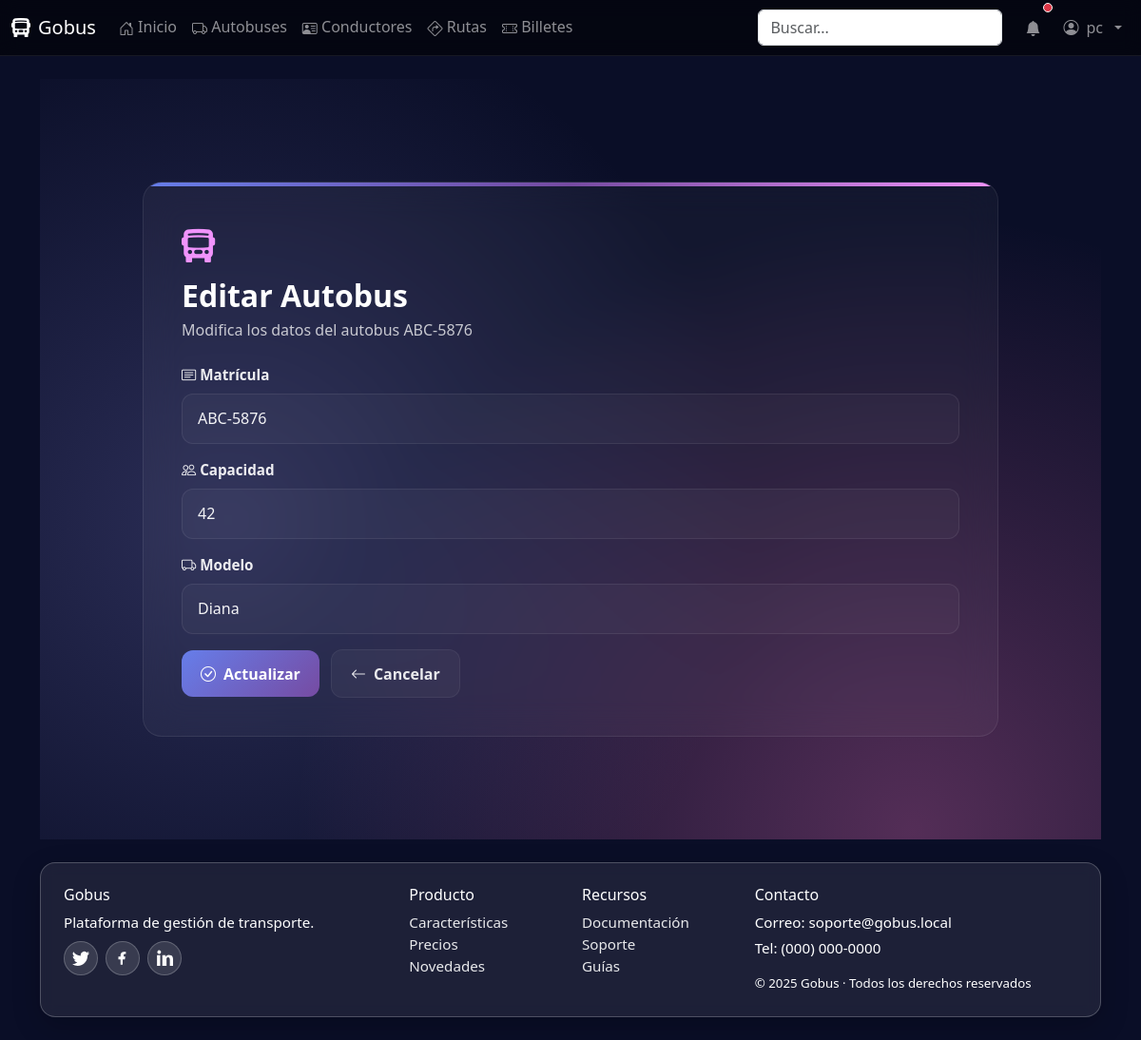
Page /autobuses/1/editar/ (signed in) on the committed database.
### core/models.py (models this page shows, shortened)
class Autobus(models.Model):
    matricula = models.CharField(max_length=20, unique=True)
    capacidad = models.PositiveIntegerField()
    modelo = models.CharField(max_length=100)

### core/views.py (the view)
# urls.py: path('autobuses/<int:pk>/editar/', views.autobus_edit, name='autobus_edit'),
@login_required
def autobus_edit(request, pk):
    autobus = get_object_or_404(Autobus, pk=pk)
    if request.method == 'POST':
        form = AutobusForm(request.POST, instance=autobus)
        if form.is_valid():
            autobus = form.save()
            messages.success(request, f'Autobus {autobus.matricula} actualizado exitosamente.')
            return redirect('autobus_list')
    else:
        form = AutobusForm(instance=autobus)
    context = {
        'form': form,
        'autobus': autobus,
        'title': 'Editar Autobus',
        'action': 'Actualizar'
    }
    return render(request, 'core/autobus/autobus_form.html', context)

### core/forms.py
class AutobusForm(forms.ModelForm):
    class Meta:
        model = Autobus
        fields = ['matricula', 'capacidad', 'modelo']
        widgets = {
            'matricula': forms.TextInput(attrs={
                'class': 'form-control',
                'placeholder': 'Ej: ABC-1234',
                'required': True
            }),
            'capacidad': forms.NumberInput(attrs={
                'class': 'form-control',
                'placeholder': 'Ej: 45',
                'min': '1',
                'required': True
            }),
            'modelo': forms.TextInput(attrs={
                'class': 'form-control',
                'placeholder': 'Ej: Mercedes-Benz Sprinter',
                'required': True
            }),
        }
    def __init__(self, *args, **kwargs):
        super().__init__(*args, **kwargs)
        for field_name, field in self.fields.items():
            field.widget.attrs['class'] = field.widget.attrs.get('class', '') + ' modern-input'

### core/templates/core/autobus/autobus_form.html (shortened to what this page needs)
{% extends 'base.html' %}
{% load static %}
{% block head_extra %}
<link href="{% static 'core/css/home-modern.css' %}" rel="stylesheet">
<link href="{% static 'core/css/crud.css' %}" rel="stylesheet">
{% endblock %}
{% block content %}
<div class="form-container">
  <div class="form-card">
    <div class="form-icon">
      <i class="bi bi-bus-front-fill"></i>
    </div>
    <div class="form-header">
      <h1 class="form-title">{{ title }}</h1>
      <p class="form-subtitle">
        {% if autobus %}
          Modifica los datos del autobus {{ autobus.matricula }}
        {% else %}
          Ingresa los datos para registrar un nuevo autobus
        {% endif %}
      </p>
    </div>
    <form method="post">
      <div class="form-group">
        <label for="{{ form.matricula.id_for_label }}" class="form-label">
          <i class="bi bi-card-text"></i> Matrícula
        </label>
        {{ form.matricula }}
      </div>
      <div class="form-group">
        <label for="{{ form.capacidad.id_for_label }}" class="form-label">
          <i class="bi bi-people"></i> Capacidad
        </label>
        {{ form.capacidad }}
      </div>
      <div class="form-group">
        <label for="{{ form.modelo.id_for_label }}" class="form-label">
          <i class="bi bi-truck"></i> Modelo
        </label>
        {{ form.modelo }}
      </div>
      <div class="form-actions">
        <button type="submit" class="btn-submit">
          <i class="bi bi-check-circle"></i>
          {{ action }}
        </button>
        <a href="{% url 'autobus_list' %}" class="btn-cancel">
          <i class="bi bi-arrow-left"></i>
          Cancelar
        </a>
      </div>
    </form>
  </div>
</div>
{% endblock %}

### templates/base.html (shortened to what this page needs)
{% load static %}
<!doctype html>
<html lang="es">
  <head>
    <link href="https://cdn.jsdelivr.net/npm/bootstrap@5.3.3/dist/css/bootstrap.min.css" rel="stylesheet">
    <link href="https://cdn.jsdelivr.net/npm/bootstrap-icons@1.11.3/font/bootstrap-icons.min.css" rel="stylesheet">
      <link href="{% static 'core/css/base.css' %}" rel="stylesheet">
    {% block head_extra %}{% endblock %}
  </head>
  <body>
    <nav class="navbar gobus-navbar navbar-expand-lg navbar-dark">
      <div class="container-fluid">
        <a class="navbar-brand d-flex align-items-center gap-2" href="/">
          <i class="bi bi-bus-front-fill"></i>
          <span>Gobus</span>
        </a>
        <div class="collapse navbar-collapse" id="navbarNav">
          <ul class="navbar-nav me-auto mb-2 mb-lg-0">
            <li class="nav-item"><a class="nav-link" href="/"><i class="bi bi-house-door"></i> Inicio</a></li>
            <li class="nav-item"><a class="nav-link" href="/autobuses"><i class="bi bi-truck"></i> Autobuses</a></li>
            <li class="nav-item"><a class="nav-link" href="/conductores"><i class="bi bi-person-vcard"></i> Conductores</a></li>
            <li class="nav-item"><a class="nav-link" href="/rutas"><i class="bi bi-sign-turn-right"></i> Rutas</a></li>
            <li class="nav-item"><a class="nav-link" href="/billetes"><i class="bi bi-ticket-perforated"></i> Billetes</a></li>
          </ul>
          <form class="d-flex me-3" role="search">
            <input class="form-control" type="search" placeholder="Buscar..." aria-label="Buscar">
          </form>
          <ul class="navbar-nav align-items-center">
            <li class="nav-item me-2">
              <a class="nav-link position-relative" href="#" aria-label="Notificaciones">
                <i class="bi bi-bell-fill"></i>
                <span class="position-absolute top-0 start-100 translate-middle p-1 bg-danger border border-light rounded-circle">
                </span>
              </a>
            </li>
            {% if user.is_authenticated %}
            <li class="nav-item dropdown custom-user-dropdown">
              <a class="nav-link dropdown-toggle d-flex align-items-center gap-2" href="#" role="button" data-bs-toggle="dropdown" aria-expanded="false" data-bs-boundary="viewport" data-bs-display="static">
                <i class="bi bi-person-circle"></i> {{ user.username|default:"Usuario" }}
              </a>
            </li>
            {% else %}
            <li class="nav-item"><a class="nav-link" href="{% url 'login' %}"><i class="bi bi-box-arrow-in-right"></i> Entrar</a></li>
            {% endif %}
          </ul>
        </div>
      </div>
    </nav>
    <main class="container py-4">
      {% block content %}{% endblock %}
    </main>
    <footer class="container pb-4 site-footer">
      <div class="glass p-4">
        <div class="row g-4">
          <div class="col-md-4">
            <h6>Gobus</h6>
            <p class="mb-2">Plataforma de gestión de transporte.</p>
            <div class="d-flex gap-2 social">
              <a href="#" aria-label="Twitter" title="Twitter">
              </a>
              <a href="#" aria-label="Facebook" title="Facebook">
                <svg xmlns="http://www.w3.org/2000/svg" width="18" height="18" fill="currentColor" viewBox="0 0 16 16"><path d="M9 6.5V5c0-.5.4-1 1-1h1V2H9C7.3 2 6 3.3 6 5v1.5H4V9h2v5h2V9h2l.5-2.5H8z"/></svg>
              </a>
              <a href="#" aria-label="LinkedIn" title="LinkedIn">
                <svg xmlns="http://www.w3.org/2000/svg" width="18" height="18" fill="currentColor" viewBox="0 0 16 16"><path d="M1.5 1.5A1.5 1.5 0 1 1 4.5 3 1.5 1.5 0 0 1 1.5 1.5zM1 5h3v10H1zM6 5h3v1.7h.1A3.3 3.3 0 0 1 12.9 5C15 5 16 6.3 16 8.9V15h-3V9.5c0-1.4-.5-2.3-1.6-2.3-.9 0-1.3.6-1.5 1.1V15H6z"/></svg>
              </a>
            </div>
          </div>
          <div class="col-6 col-md-2">
            <h6>Producto</h6>
            <ul class="list-unstyled mb-0">
              <li><a class="footer-link" href="#">Características</a></li>
              <li><a class="footer-link" href="#">Precios</a></li>
              <li><a class="footer-link" href="#">Novedades</a></li>
            </ul>
          </div>
          <div class="col-6 col-md-2">
            <h6>Recursos</h6>
            <ul class="list-unstyled mb-0">
              <li><a class="footer-link" href="#">Documentación</a></li>
              <li><a class="footer-link" href="#">Soporte</a></li>
              <li><a class="footer-link" href="#">Guías</a></li>
            </ul>
          </div>
          <div class="col-md-4">
            <h6>Contacto</h6>
            <p class="mb-1">Correo: soporte@gobus.local</p>
            <p class="mb-3">Tel: (000) 000-0000</p>
            <small class="d-block">© {{ now|default:2025 }} Gobus · Todos los derechos reservados</small>
          </div>
        </div>
      </div>
    </footer>
  </body>
</html>

### core/static/core/css/base.css (style rules this page uses)
body { min-height: 100vh; background: linear-gradient(135deg, #0d6efd 0%, #6610f2 50%, #6f42c1 100%); background-attachment: fixed; }
.glass { background: rgba(255, 255, 255, 0.08); border: 1px solid rgba(255, 255, 255, 0.22); border-radius: 16px; backdrop-filter: blur(8px); -webkit-backdrop-filter: blur(8px); box-shadow: 0 10px 30px rgba(0, 0, 0, 0.2); color: #fff; }
.navbar.gobus-navbar { background: rgba(0, 0, 0, 0.55) !important; backdrop-filter: blur(10px); -webkit-backdrop-filter: blur(10px); border-bottom: 1px solid rgba(255, 255, 255, 0.08); position: sticky; top: 0; z-index: 3000; overflow: visible; isolation: isolate; }
.navbar .bi { vertical-align: -0.125em; }
main.container { padding-top: 2rem; padding-bottom: 2rem; }
.site-footer { color: rgba(255, 255, 255, 0.9); font-size: 0.95rem; }
.footer-link { color: rgba(255, 255, 255, 0.9); text-decoration: none; }
.social a { display: inline-flex; align-items: center; justify-content: center; width: 36px; height: 36px; border-radius: 50%; background: rgba(255, 255, 255, 0.12); border: 1px solid rgba(255, 255, 255, 0.22); color: #fff; text-decoration: none; }
.custom-user-dropdown { position: static !important; }
.navbar, .navbar .container-fluid, .navbar-collapse { overflow: visible !important; }
.glass { position: relative; z-index: 0; }

### core/static/core/css/home-modern.css (style rules this page uses)
body { background: #0a0e27 !important; background-image: radial-gradient( circle at 20% 50%, rgba(120, 119, 198, 0.3) 0%, transparent 50% ), radial-gradient( circle at 80% 80%, rgba(255, 119, 198, 0.3) 0%, transparent 50% ), radial-gradient( circle at 40% 20%, rgba(255, 219, 98, 0.2) 0%, transparent 50% ); background-attachment: fixed; }

### core/static/core/css/crud.css (style rules this page uses)
.form-container { min-height: 100vh; background: #0a0e27; background-image: radial-gradient(circle at 20% 50%, rgba(120, 119, 198, 0.3) 0%, transparent 50%), radial-gradient(circle at 80% 80%, rgba(255, 119, 198, 0.3) 0%, transparent 50%); background-attachment: fixed; padding: 2rem 0; display: flex; align-items: center; justify-content: center; }
.form-card { background: rgba(255, 255, 255, 0.04); border-radius: 20px; padding: 2.5rem; border: 1px solid rgba(255, 255, 255, 0.08); backdrop-filter: blur(18px); max-width: 900px; width: 100%; position: relative; overflow: hidden; }
.form-card::before { content: ""; position: absolute; top: 0; left: 0; right: 0; height: 4px; background: linear-gradient(90deg, #667eea, #764ba2, #f093fb); }
.form-header { text-align: left; margin-bottom: 1.5rem; }
.form-icon { font-size: 2.2rem; color: #f093fb; display: inline-flex; align-items: center; justify-content: center; margin-bottom: 0.5rem; }
.form-title { font-size: 2rem; font-weight: 800; color: white; margin: 0 0 0.25rem 0; }
.form-subtitle { color: rgba(255, 255, 255, 0.75); margin: 0 0 1rem 0; }
.form-group { margin-bottom: 1rem; }
.form-label { display: block; color: rgba(255, 255, 255, 0.92); font-weight: 700; margin-bottom: 0.5rem; font-size: 0.95rem; }
.form-card input[type="text"], .form-card input[type="number"], .form-card input[type="time"], .form-card select, .form-card textarea, .form-card .form-control { width: 100%; padding: 0.85rem 1rem; border-radius: 12px; border: 1px solid rgba(255, 255, 255, 0.08); background: rgba(255, 255, 255, 0.03); color: rgba(255, 255, 255, 0.95); outline: none; transition: all 0.18s ease; }
.form-actions { display: flex; gap: 0.75rem; align-items: center; margin-top: 1rem; }
.btn-submit, .btn-cancel { padding: 0.8rem 1.25rem; border-radius: 12px; font-weight: 700; text-decoration: none; display: inline-flex; align-items: center; gap: 0.5rem; }
.btn-submit { background: linear-gradient(135deg, #667eea 0%, #764ba2 100%); color: white; border: none; }
.btn-cancel { background: rgba(255, 255, 255, 0.04); color: rgba(255, 255, 255, 0.9); border: 1px solid rgba(255, 255, 255, 0.06); }

### rows in the picture
Autobus: matricula "ABC-5876", capacidad "42", modelo "Diana"

### other values in the picture
{{ user.username|default:"Usuario" }} "pc"
{{ title }} "Editar Autobus"
{{ action }} "Actualizar"
{{ now|default:2025 }} "2025"
